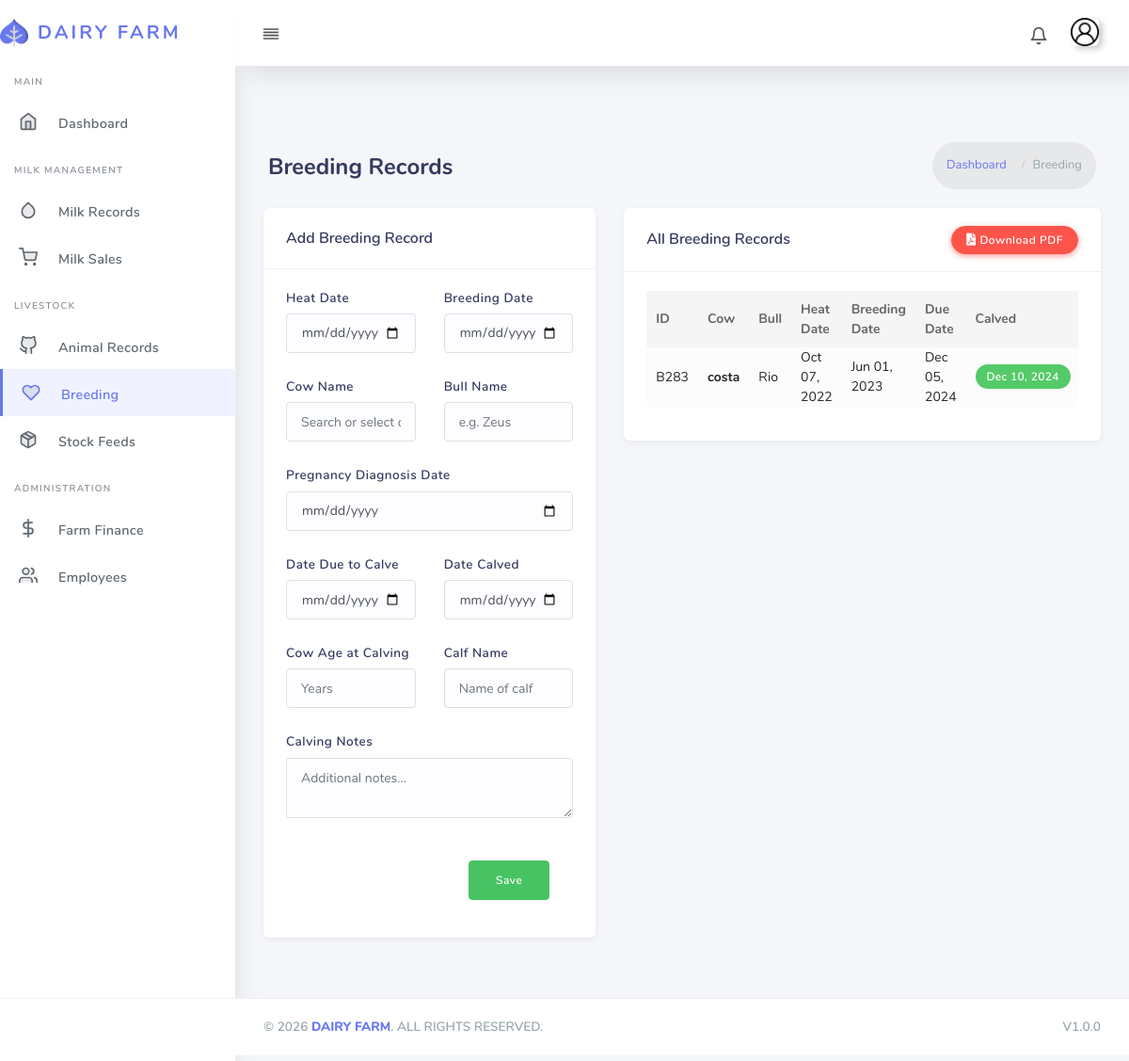
Page /breeding/ (signed in) on the earlier database version.
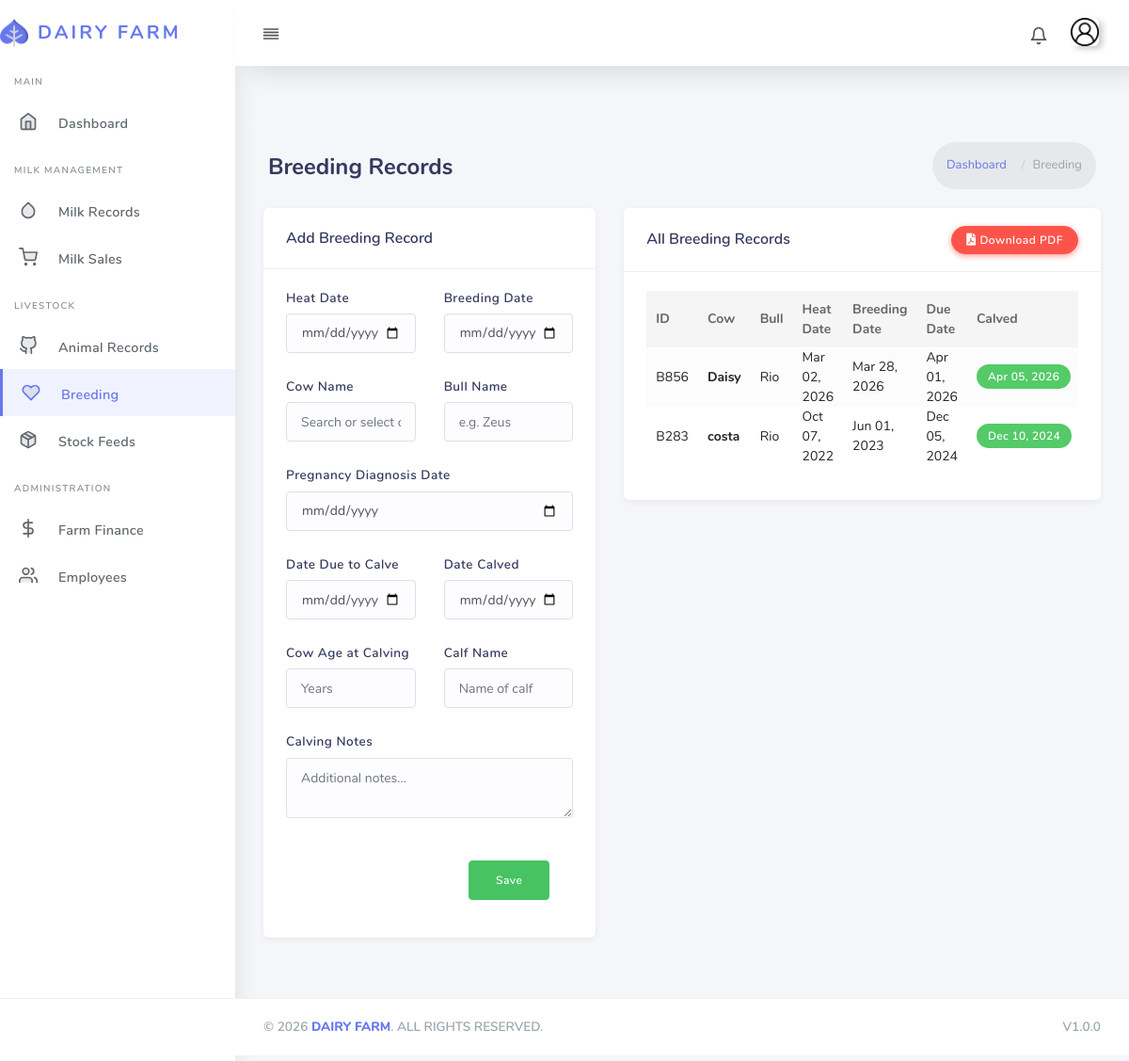
Same page on the later database version.
### core/models.py (models this page shows, shortened)
class Breeding(models.Model):
    breeding_id = ShortUUIDField(unique=True, primary_key=True, length=3, max_length=20, prefix="B", alphabet="0123456789")
    heat_date = models.DateField(null=True, blank=True)  # Date when the cow was in heat
    breeding_date = models.DateField()  # Date when breeding occurred
    bull_name = models.CharField(max_length=100)  # Name of the bull
    cow_name = models.CharField(max_length=100)  # Name of the cow
    pregnancy_diagnosis_date = models.DateField(null=True, blank=True)  # Date when pregnancy was diagnosed
    date_due_to_calve = models.DateField(null=True, blank=True)  # Expected due date for calving
    date_calved = models.DateField(null=True, blank=True)  # Actual calving date
    age_of_cow_at_calving = models.PositiveIntegerField(null=True, blank=True)  # Age of the cow at the time of calving (in years)
    calf_name = models.CharField(max_length=100, null=True, blank=True)  # Name of the calf
    calving_notes = models.TextField(blank=True, null=True)  # Additional notes regarding the calving process

### core/views.py (the view)
# urls.py: path("breeding/", views.breeding, name="breeding"),
@login_required
def breeding(request, breeding_id=None):
    breeding_obj = None
    if breeding_id:
        breeding_obj = get_object_or_404(Breeding, breeding_id=breeding_id)
    if request.method == 'POST':
        form = BreedingForm(request.POST, instance=breeding_obj)
        if form.is_valid():
            form.save()
            return redirect('core:breeding')
    else:
        form = BreedingForm(instance=breeding_obj)
    breedings_list = Breeding.objects.all().order_by('-breeding_date')
    search_query = request.GET.get('search', '')
    date_from = request.GET.get('date_from', '')
    date_to = request.GET.get('date_to', '')
    if search_query:
        breedings_list = breedings_list.filter(
            Q(cow_name__icontains=search_query) |
            Q(bull_name__icontains=search_query) |
            Q(calf_name__icontains=search_query)
        )
    if date_from:
        breedings_list = breedings_list.filter(breeding_date__gte=date_from)
    if date_to:
        breedings_list = breedings_list.filter(breeding_date__lte=date_to)
    paginator = Paginator(breedings_list, 10)
    page_number = request.GET.get('page')
    breedings = paginator.get_page(page_number)
    cows = Animal.objects.filter(animal_type='Cow').values_list('cow_name', flat=True).order_by('cow_name')
    context = {
        'form': form,
        'breedings': breedings,
        'breeding': breeding_obj,
        'search_query': search_query,
        'date_from': date_from,
        'date_to': date_to,
        'cows': cows,
    }
    return render(request, 'core/breeding.html', context)

### core/forms.py
class BreedingForm(forms.ModelForm):
    class Meta:
        model = Breeding
        exclude = ['breeding_id']
        widgets = {
            'heat_date': forms.DateInput(attrs={'type': 'date'}),
            'breeding_date': forms.DateInput(attrs={'type': 'date'}),
            'pregnancy_diagnosis_date': forms.DateInput(attrs={'type': 'date'}),
            'date_due_to_calve': forms.DateInput(attrs={'type': 'date'}),
            'date_calved': forms.DateInput(attrs={'type': 'date'}),
        }

### templates/core/breeding.html (shortened to what the changed rows need)
{% extends "partials/base.html" %}
{% load static %}
{% block content %}
<div class="main-content">
  <section class="section">
    <div class="section-header">
      <h1>Breeding Records</h1>
    </div>
    <div class="section-body">
      <div class="row">
        <div class="col-12 col-lg-7">
          <div class="card">
            <div class="card-body">
              <div class="table-responsive">
                <table class="table table-striped" id="breedingTable">
                  <thead>
                    <tr>
                      <th>ID</th>
                      <th>Cow</th>
                      <th>Bull</th>
                      <th>Heat Date</th>
                      <th>Breeding Date</th>
                      <th>Due Date</th>
                      <th>Calved</th>
                    </tr>
                  </thead>
                  <tbody>
                    {% for b in breedings %}
                    <tr>
                      <td>{{ b.breeding_id }}</td>
                      <td><strong>{{ b.cow_name }}</strong></td>
                      <td>{{ b.bull_name }}</td>
                      <td>{{ b.heat_date|date:"M d, Y"|default:"—" }}</td>
                      <td>{{ b.breeding_date|date:"M d, Y" }}</td>
                      <td>{{ b.date_due_to_calve|date:"M d, Y"|default:"—" }}</td>
                      <td>
                        {% if b.date_calved %}
                          <span class="badge badge-success">{{ b.date_calved|date:"M d, Y" }}</span>
                        {% else %}
                          <span class="badge badge-warning">Pending</span>
                        {% endif %}
                      </td>
                    </tr>
                    {% empty %}
                    <tr><td colspan="9" class="text-center text-muted">No breeding records</td></tr>
                    {% endfor %}
                  </tbody>
                </table>
              </div>
            </div>
          </div>
        </div>
      </div>
    </div>
  </section>
</div>
{% endblock content %}

Differences in the rows shown:
added Breeding: breeding_id "B856", cow_name "Daisy", bull_name "Rio", heat_date "Mar 02, 2026", breeding_date "Mar 28, 2026", date_due_to_calve "Apr 01, 2026", date_calved "Apr 05, 2026"
